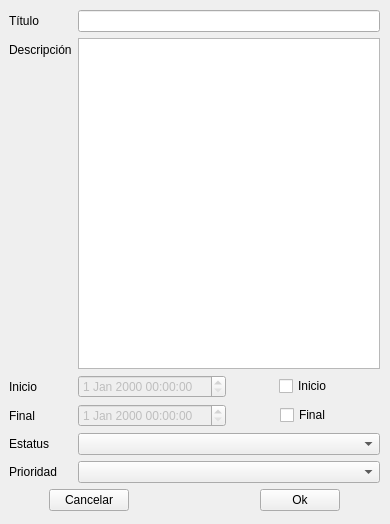
<?xml version="1.0" encoding="UTF-8"?>
<ui version="4.0">
 <class>Form</class>
 <widget class="QWidget" name="Form">
  <property name="geometry">
   <rect>
    <x>0</x>
    <y>0</y>
    <width>390</width>
    <height>524</height>
   </rect>
  </property>
  <property name="windowTitle">
   <string>Form</string>
  </property>
  <widget class="QWidget" name="verticalLayoutWidget">
   <property name="geometry">
    <rect>
     <x>9</x>
     <y>10</y>
     <width>371</width>
     <height>501</height>
    </rect>
   </property>
   <layout class="QVBoxLayout" name="general_layout">
    <item>
     <layout class="QFormLayout" name="form_layout">
      <item row="0" column="0">
       <widget class="QLabel" name="title_label">
        <property name="text">
         <string>Título</string>
        </property>
       </widget>
      </item>
      <item row="0" column="1">
       <widget class="QLineEdit" name="title_edit"/>
      </item>
      <item row="1" column="0">
       <widget class="QLabel" name="description_label">
        <property name="text">
         <string>Descripción</string>
        </property>
       </widget>
      </item>
      <item row="1" column="1">
       <widget class="QTextEdit" name="description_edit"/>
      </item>
      <item row="2" column="0">
       <widget class="QLabel" name="start_label">
        <property name="text">
         <string>Inicio</string>
        </property>
       </widget>
      </item>
      <item row="3" column="0">
       <widget class="QLabel" name="end_label">
        <property name="text">
         <string>Final</string>
        </property>
       </widget>
      </item>
      <item row="4" column="0">
       <widget class="QLabel" name="status_label">
        <property name="text">
         <string>Estatus</string>
        </property>
       </widget>
      </item>
      <item row="4" column="1">
       <widget class="QComboBox" name="status_combo">
        <item>
         <property name="text">
          <string/>
         </property>
        </item>
       </widget>
      </item>
      <item row="5" column="0">
       <widget class="QLabel" name="priority_label">
        <property name="text">
         <string>Prioridad</string>
        </property>
       </widget>
      </item>
      <item row="5" column="1">
       <widget class="QComboBox" name="priority_combo"/>
      </item>
      <item row="2" column="1">
       <layout class="QHBoxLayout" name="horizontalLayout_5">
        <item>
         <widget class="QDateTimeEdit" name="start_time_edit">
          <property name="enabled">
           <bool>false</bool>
          </property>
         </widget>
        </item>
        <item alignment="Qt::AlignmentFlag::AlignHCenter">
         <widget class="QCheckBox" name="start_check">
          <property name="text">
           <string>Inicio</string>
          </property>
         </widget>
        </item>
       </layout>
      </item>
      <item row="3" column="1">
       <layout class="QHBoxLayout" name="horizontalLayout_6">
        <item>
         <widget class="QDateTimeEdit" name="end_time_edit">
          <property name="enabled">
           <bool>false</bool>
          </property>
         </widget>
        </item>
        <item alignment="Qt::AlignmentFlag::AlignHCenter">
         <widget class="QCheckBox" name="end_check">
          <property name="text">
           <string>Final</string>
          </property>
         </widget>
        </item>
       </layout>
      </item>
     </layout>
    </item>
    <item>
     <layout class="QHBoxLayout" name="buttons_layout">
      <item>
       <spacer name="horizontalSpacer_3">
        <property name="orientation">
         <enum>Qt::Orientation::Horizontal</enum>
        </property>
        <property name="sizeHint" stdset="0">
         <size>
          <width>40</width>
          <height>20</height>
         </size>
        </property>
       </spacer>
      </item>
      <item>
       <widget class="QPushButton" name="cancel_button">
        <property name="text">
         <string>Cancelar</string>
        </property>
       </widget>
      </item>
      <item>
       <spacer name="horizontalSpacer">
        <property name="orientation">
         <enum>Qt::Orientation::Horizontal</enum>
        </property>
        <property name="sizeType">
         <enum>QSizePolicy::Policy::Fixed</enum>
        </property>
        <property name="sizeHint" stdset="0">
         <size>
          <width>125</width>
          <height>20</height>
         </size>
        </property>
       </spacer>
      </item>
      <item>
       <widget class="QPushButton" name="confirm_button">
        <property name="text">
         <string>Ok</string>
        </property>
       </widget>
      </item>
      <item>
       <spacer name="horizontalSpacer_2">
        <property name="orientation">
         <enum>Qt::Orientation::Horizontal</enum>
        </property>
        <property name="sizeHint" stdset="0">
         <size>
          <width>40</width>
          <height>20</height>
         </size>
        </property>
       </spacer>
      </item>
     </layout>
    </item>
   </layout>
  </widget>
 </widget>
 <resources/>
 <connections/>
</ui>
